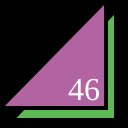
Frame 1 (no input)
Frame 60 (no input): identical to frame 1, image omitted
Frame 120 (the mouse pressed at the canvas centre since frame 60): identical to frame 1, image omitted

The p5.js sketch that drew this single still picture (run headless with seeded random() and noise() and a simulated clock; from frame 60 on, the mouse is pressed at the canvas centre):

// p5.js sketch
// ── sketch.js
function setup() {
  createCanvas(128,128);
}

function draw() {
  background(0);
  strokeWeight(4);
  fill(94, 185, 84);
  triangle(12,120,116,120,116,10);
  fill(178, 100, 162);
  triangle(0,108,106,108,106,0);
  fill(255);
  textSize(32);
  textFont("serif");
  text("46", 68, 100);
}
